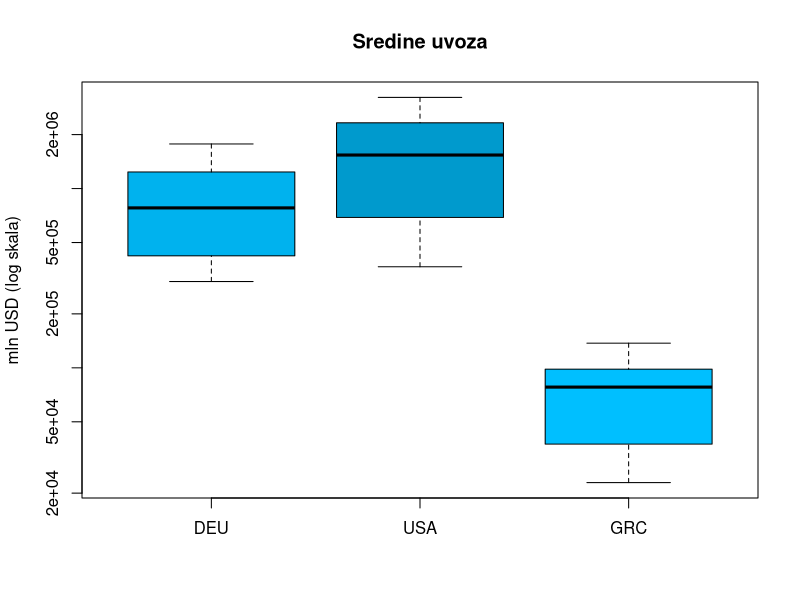
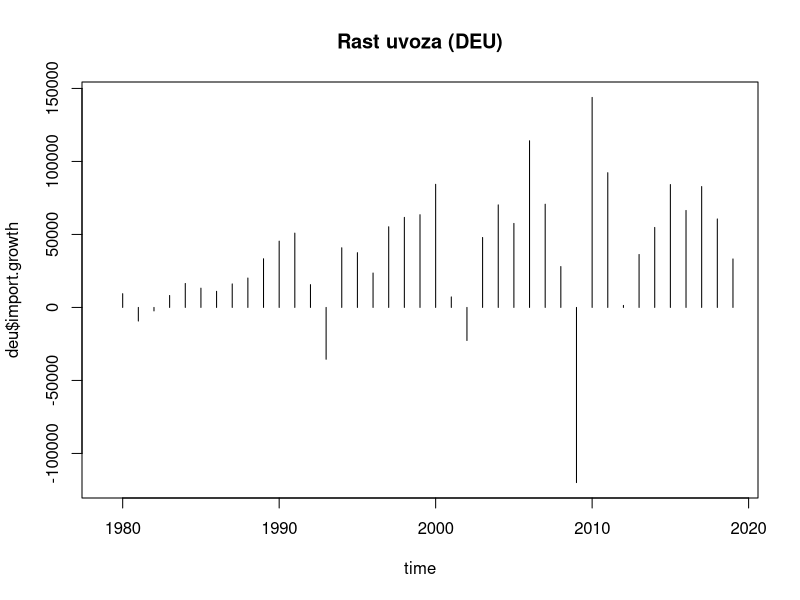

Reproduce these figures in R, in order.
## ---- chunk 1
library(knitr)
knitr::opts_chunk$set(echo = TRUE)

library(tidyverse)
## ---- chunk 2
export.data = read.csv("Export_data.csv")
# head(export.data)

import.data = read.csv("Import_data.csv")
# head(import.data)

gdp.data = read.csv("GDP_data.csv")
# head(gdp.data)

gdp.pc.data = read.csv("GDPpercapita_data.csv")
# head(gdp.pc.data)
## ---- chunk 3
export.loc.cnt = export.data %>% group_by(LOCATION) %>%
    summarise(exp_n = n(), exp_est = sum(Flag.Codes == 'E')) %>%
    arrange(desc(exp_n), exp_est)
import.loc.cnt = import.data %>% group_by(LOCATION) %>%
    summarise(imp_n = n(), imp_est = sum(Flag.Codes == 'E')) %>%
    arrange(desc(imp_n), imp_est)
gdp.loc.cnt = gdp.data %>% group_by(LOCATION) %>%
    summarise(gdp_n = n(), gdp_est = sum(Flag.Codes == 'E')) %>%
    arrange(desc(gdp_n), gdp_est)
gdp.pc.loc.cnt = gdp.pc.data %>% group_by(LOCATION) %>%
    summarise(gdp_pc_n = n(), gdp_pc_est = sum(Flag.Codes == 'E')) %>%
    arrange(desc(gdp_pc_n), gdp_pc_est)
loc.cnt = merge(merge(export.loc.cnt, import.loc.cnt), merge(gdp.loc.cnt, gdp.pc.loc.cnt))
knitr::kable(
  head(arrange(loc.cnt,
               desc(loc.cnt[,2]), desc(loc.cnt[,4]), desc(loc.cnt[,6]), desc(loc.cnt[,8]),
               loc.cnt[,3], loc.cnt[,5], loc.cnt[,7], loc.cnt[,9]), 20),
  caption = "Broj podataka za pojedinu državu"
)
## ---- chunk 4
remove(export.loc.cnt, import.loc.cnt, gdp.loc.cnt, gdp.pc.loc.cnt, loc.cnt)
## ---- chunk 5
time = 1979:2019
usa = data.frame(export.mln_usd = export.data$Value[export.data$LOCATION == "USA"],
                 import.mln_usd = import.data$Value[import.data$LOCATION == "USA"],
                 gdp.mln_usd = gdp.data$Value[gdp.data$LOCATION == "USA"],
                 gdp.pc.usd_cap = gdp.pc.data$Value[gdp.pc.data$LOCATION == "USA"])
usa$net.trade = usa$export.mln_usd - usa$import.mln_usd
deu = data.frame(export.mln_usd = export.data$Value[export.data$LOCATION == "DEU"],
                 import.mln_usd = import.data$Value[import.data$LOCATION == "DEU"],
                 gdp.mln_usd = gdp.data$Value[gdp.data$LOCATION == "DEU"],
                 gdp.pc.usd_cap = gdp.pc.data$Value[gdp.pc.data$LOCATION == "DEU"])
deu$net.trade = deu$export.mln_usd - deu$import.mln_usd
grc = data.frame(export.mln_usd = export.data$Value[export.data$LOCATION == "GRC"],
                 import.mln_usd = import.data$Value[import.data$LOCATION == "GRC"],
                 gdp.mln_usd = gdp.data$Value[gdp.data$LOCATION == "GRC"],
                 gdp.pc.usd_cap = gdp.pc.data$Value[gdp.pc.data$LOCATION == "GRC"])
grc$net.trade = grc$export.mln_usd - grc$import.mln_usd
## ---- chunk 6
usa = usa %>% mutate(import.mln_usd,
                     import.growth = import.mln_usd - lag(import.mln_usd),
                     import.growth.percentage = import.growth / lag(import.mln_usd) * 100)
deu = deu %>% mutate(import.mln_usd, 
                     import.growth = import.mln_usd - lag(import.mln_usd),
                     import.growth.percentage = import.growth / lag(import.mln_usd) * 100)
grc = grc %>% mutate(import.mln_usd,
                     import.growth = import.mln_usd - lag(import.mln_usd),
                     import.growth.percentage = import.growth / lag(import.mln_usd) * 100)
## ---- chunk 7
interpolate.usa = data.frame(t(rep(NA, length(names(usa)))))
names(interpolate.usa) = names(usa)
interpolate.usa$import.growth.percentage = mean(usa$import.growth.percentage
                                                [time >= 2013 & time < 2019])
interpolate.usa$import.mln_usd = usa$import.mln_usd[nrow(usa)] *
                                 (1 + interpolate.usa$import.growth.percentage / 100)
interpolate.usa$import.growth = interpolate.usa$import.mln_usd - usa$import.mln_usd[nrow(usa)]
usa = rbind(usa, interpolate.usa)
## ---- chunk 8
summary(usa)
summary(deu)
summary(grc)
## ---- chunk 9
boxplot(deu$import.mln_usd,
        usa$import.mln_usd,
        grc$import.mln_usd,
        names = c("DEU", "USA", "GRC"), main = "Sredine uvoza",
        col = c("deepskyblue2", "deepskyblue3", "deepskyblue"),
        ylab = "mln USD (log skala)",
        log = "y")
## ---- chunk 10
t.test(log(usa$import.mln_usd), log(deu$import.mln_usd),
       alternative = "g", var.equal = FALSE)
t.test(log(deu$import.mln_usd), log(grc$import.mln_usd),
       alternative = "g", var.equal = FALSE)
## ---- chunk 11
time = 1979:2019
plot(time, deu$import.growth, type = "h", main = "Rast uvoza (DEU)")
